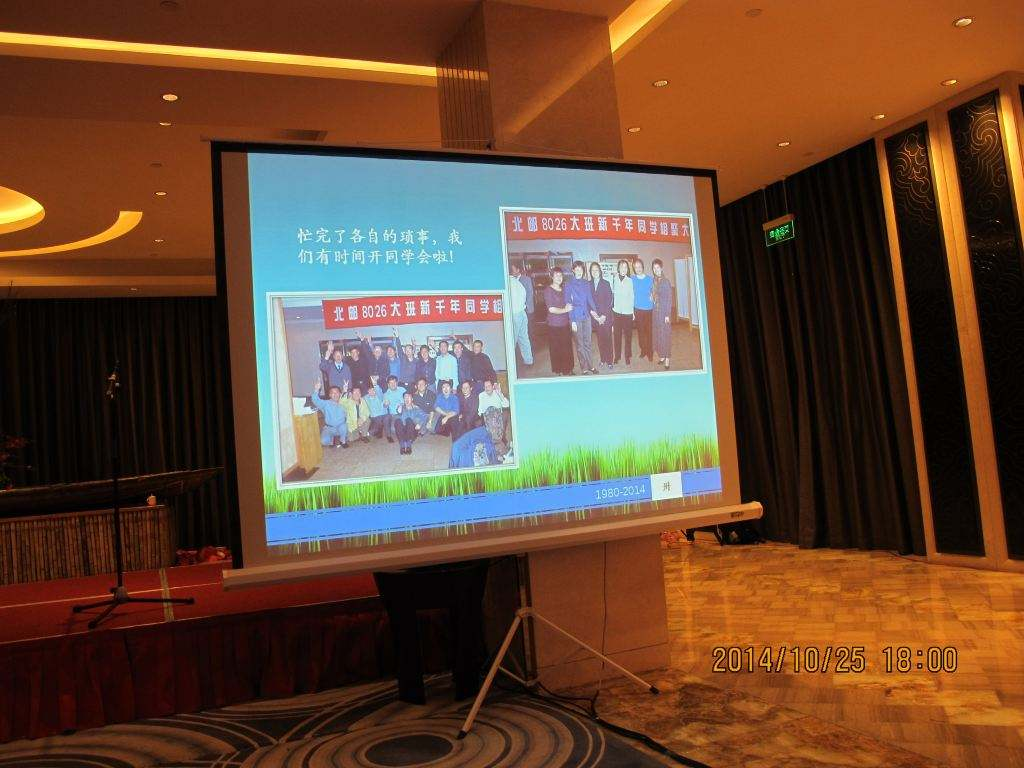
#> input picture source/.jpeg, 1024 x 768 px
$ python demo2.py --image source/.jpeg
#> lines starting #> are read from the running program, lines starting #| are printed output that depends on the picture; after the words box and inside, x2 and y2 are one past the last pixel; in counts of white or black regions, pixels touching at a corner belong together
### transform.py
import numpy as np
import cv2

def order_points(pts):
    #stipulate the order of the four points in the origin picture is
    #top-left top-right bottom-right bottom-left
    rect = np.zeros((4,2),dtype = "float32")


    #the top-left point will have the smallest sum, whereas
    #the bottom-right point will have the largest sum
    s = pts.sum(axis = 1)
    rect[0] = pts[np.argmin(s)]#return the index of the minimum in s
    rect[2] = pts[np.argmax(s)]
    #top right has the smallest difference,and the bottom has the largest diff
    diff = np.diff(pts,axis = 1)
    rect[1] = pts[np.argmin(diff)]
    rect[3] = pts[np.argmax(diff)]

    return rect
def four_point_transformation(image,pts):
    #obtain a consistent order of the points and unpack them
    rect = order_points(pts)
    (tl, tr, br, bl) = rect

    # compute the width of the new image, which will be the
	# maximum distance between bottom-right and bottom-left
	# x-coordiates or the top-right and top-left x-coordinates
    widthA = np.sqrt(((br[0] - bl[0]) ** 2) + ((br[1] - bl[1]) ** 2))
    widthB = np.sqrt(((tr[0] - tl[0]) ** 2) + ((tr[1] - tl[1]) ** 2))
    maxWidth = max(int(widthA), int(widthB))
    # compute the height of the new image, which will be the
	# maximum distance between the top-right and bottom-right
	# y-coordinates or the top-left and bottom-left y-coordinates
    heightA = np.sqrt(((tr[0] - br[0]) ** 2) + ((tr[1] - br[1]) ** 2))
    heightB = np.sqrt(((tl[0] - bl[0]) ** 2) + ((tl[1] - bl[1]) ** 2))
    maxHeight = max(int(heightA), int(heightB))
    # now that we have the dimensions of the new image, construct
	# the set of destination points to obtain a "birds eye view",
	# (i.e. top-down view) of the image, again specifying points
	# in the top-left, top-right, bottom-right, and bottom-left
	# order
    dst = np.array([
    [0,0],
    [maxWidth-1,0],
    [maxWidth-1,maxHeight - 1],
    [0,maxHeight - 1]],dtype = "float32")

    #compute the perspective transformation matrix and then apply it
    M = cv2.getPerspectiveTransform(rect,dst)
    warped = cv2.warpPerspective(image,M,(maxWidth,maxHeight))

    return warped

### demo2.py
from transform import four_point_transformation
import numpy as np
import cv2
import argparse#this pck is used in commmand line argument
import imutils

ap = argparse.ArgumentParser()
ap.add_argument("-i","--image",required = True,
    help = "path to the image to be required")
args = vars(ap.parse_args())

image = cv2.imread(args["image"])
#> image is the input picture: shape (768, 1024, 3); mean B, G, R 52.5, 73.4, 103.9
ratio = image.shape[0]/500.0
#> ratio = 1.54
orig = image.copy()
image = imutils.resize(image,height=500)
#> image: shape (500, 666, 3)
#convert the image to grayscale, blur it ,and find edges

gray = cv2.cvtColor(image,cv2.COLOR_BGR2GRAY)
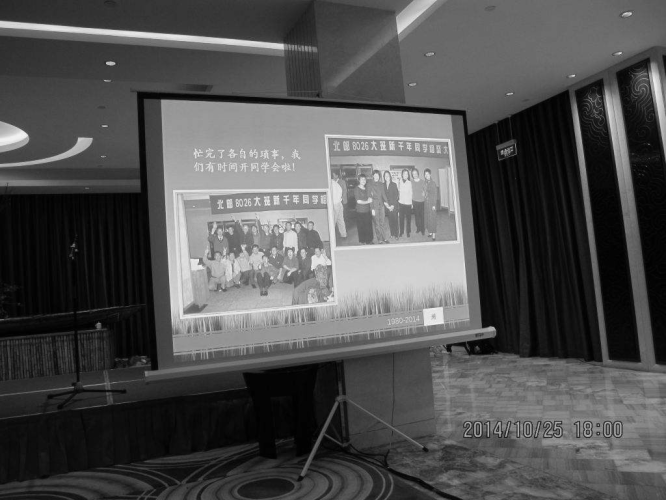
#> gray: shape (500, 666); min 0, max 245, mean 80.1
gray = cv2.GaussianBlur(gray,(5,5),0)
edged = cv2.Canny(gray,75,200)
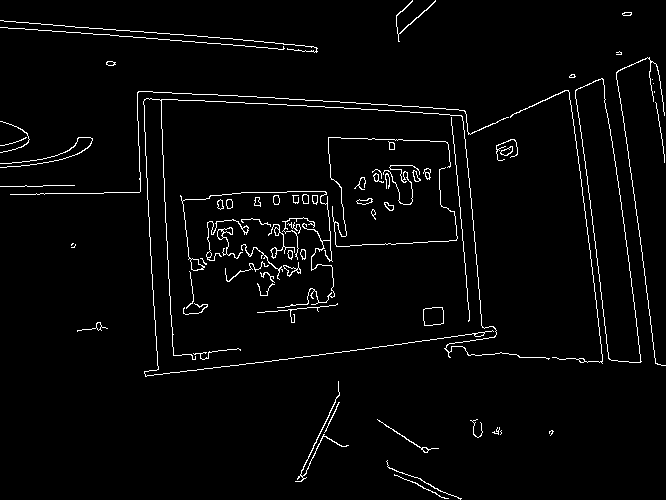
#> edged: shape (500, 666); 2.8% white in thin lines or dots

#show the original image and the edge detected image
print("edge detection")
cv2.imshow("Image",image)
cv2.imshow("Edged",edged)
cv2.waitKey(0)
cv2.destroyAllWindows()

cnts = cv2.findContours(edged.copy(),cv2.RETR_LIST,cv2.CHAIN_APPROX_SIMPLE)
#> cnts = 110 contours, 49 with area under 20; largest, box (x1, y1, x2, y2) and area: (575, 78, 642, 363) 8524, (575, 78, 641, 363) 8512, (423, 307, 444, 326) 330, (423, 307, 444, 326) 328, (180, 191, 335, 308) 158
cnts = imutils.grab_contours(cnts)
cnts = sorted(cnts,key = cv2.contourArea,reverse = True)[:5]
#> cnts = 5 contours; box (x1, y1, x2, y2) and area: (575, 78, 642, 363) 8524, (575, 78, 641, 363) 8512, (423, 307, 444, 326) 330, (423, 307, 444, 326) 328, (180, 191, 335, 308) 158

for c in cnts:
    peri = cv2.arcLength(c,True)
    approx = cv2.approxPolyDP(c,0.02*peri,True)


    if len(approx) == 4:
        screenCnt = approx
        break
#> this loop made 1 pass
#> (peri, screenCnt) on pass 1: (648.7, [[601, 78], [575, 98], [607, 351], [640, 362]])

print("find coutours of paper")
cv2.drawContours(image,[screenCnt],-1,(0.255,0),2)
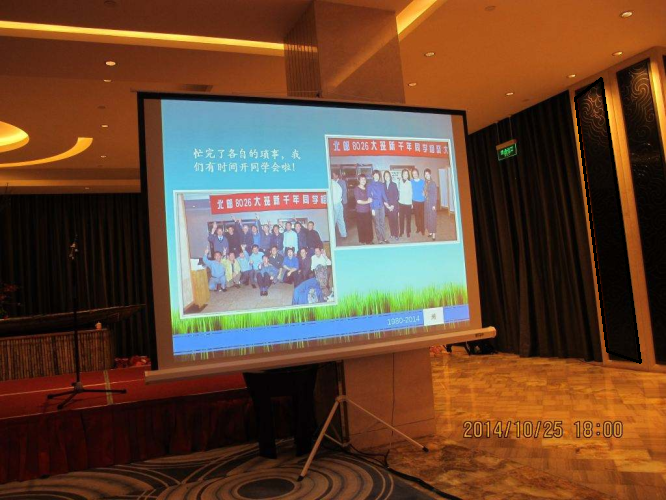
#> image: shape (500, 666, 3); mean B, G, R 52.4, 73.1, 103.5
cv2.imshow("Outline",image)
cv2.waitKey(0)
cv2.destroyAllWindows()

warped = four_point_transformation(orig,screenCnt.reshape(4,2)*ratio)
#> in order_points, `s = pts.sum(axis = 1)`: s = [1042.9, 1033.7, 1471.5, 1539.1]
#> in order_points, `diff = np.diff(pts,axis = 1)`: diff = [-803.3, -732.7, -393.2, -427]
#> in four_point_transformation, `rect = order_points(pts)`: rect = [[883.2, 150.5], [923.1, 119.8], [983, 556], [932.4, 539.1]]
#> in four_point_transformation, `(tl, tr, br, bl) = rect`: tl = [883.2, 150.5]; tr = [923.1, 119.8]; br = [983, 556]; bl = [932.4, 539.1]
#> in four_point_transformation, `widthA = np.sqrt(((br[0] - bl[0]) ** 2) + ((br[1] - bl[1]) ** 2))`: widthA = 53.43
#> in four_point_transformation, `widthB = np.sqrt(((tr[0] - tl[0]) ** 2) + ((tr[1] - tl[1]) ** 2))`: widthB = 50.38
#> in four_point_transformation, `maxWidth = max(int(widthA), int(widthB))`: maxWidth = 53
#> in four_point_transformation, `heightA = np.sqrt(((tr[0] - br[0]) ** 2) + ((tr[1] - br[1]) ** 2))`: heightA = 440.3
#> in four_point_transformation, `heightB = np.sqrt(((tl[0] - bl[0]) ** 2) + ((tl[1] - bl[1]) ** 2))`: heightB = 391.7
#> in four_point_transformation, `maxHeight = max(int(heightA), int(heightB))`: maxHeight = 440
#> in four_point_transformation, `dst = np.array([ [0,0], [maxWidth-1,0], [maxWidth-1,maxHeight - 1], [0..`: dst = [[0, 0], [52, 0], [52, 439], [0, 439]]
#> in four_point_transformation, `M = cv2.getPerspectiveTransform(rect,dst)`: M = [[-0.874, 0.111, 755.2], [-0.571, -0.743, 616.4], [-0.00189, 7.75e-05, 1]]
#> in four_point_transformation, `warped = cv2.warpPerspective(image,M,(maxWidth,maxHeight))`:
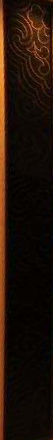
#> warped: shape (440, 53, 3); mean B, G, R 7.9, 17.2, 33.1

cv2.imshow("Original",imutils.resize(orig,height=650))
cv2.imshow("Scanned ",imutils.resize(warped,height = 650))
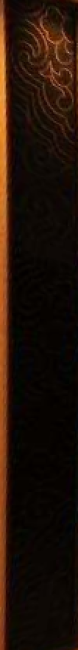
#> window 'Scanned ': shape (650, 78, 3); mean B, G, R 7.8, 17.2, 33.1
cv2.waitKey(0)
